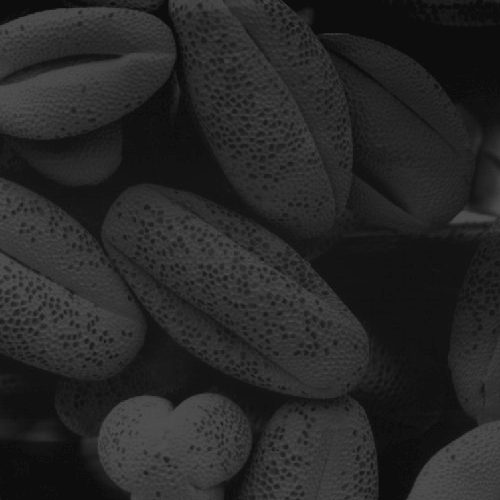
#> input picture question/a1images/shells.tif, 500 x 500 px
$ jupyter execute q6.ipynb   (shell and % lines are left out)   (older library calls are emulated)
#> lines starting #> are read from the running program, lines starting #| are printed output that depends on the picture
[cell 1]
import os
import cv2
import numpy as np
import matplotlib.pyplot as plt
from mpl_toolkits.mplot3d import Axes3D

# images sit in question/a1images/
IMG_DIR  = os.path.normpath(os.path.join(os.getcwd(), '..', 'question', 'a1images'))
SAVE_DIR = os.path.join(os.getcwd(), 'outputs')
os.makedirs(SAVE_DIR, exist_ok=True)

[cell 2]
# derivative of Gaussian: multiply the Gaussian by -x/sigma^2 to get dG/dx
# this gives a smooth edge detector — Gaussian first, then differentiate
# normalize by sum of absolute values so both kernels have the same scale
def dog_kernels(size, sigma):
    half = size // 2
    ax   = np.arange(-half, half + 1, dtype=np.float64)
    X, Y = np.meshgrid(ax, ax)
    G    = np.exp(-(X**2 + Y**2) / (2 * sigma**2))
    dGdx = (-X / sigma**2) * G
    dGdy = (-Y / sigma**2) * G
    return dGdx / np.abs(dGdx).sum(), dGdy / np.abs(dGdy).sum()

[cell 3]
# print 5x5 versions — dG/dx should be antisymmetric left-right,
# dG/dy antisymmetric top-bottom; also grab 51x51 for the surface plot
Kx5, Ky5   = dog_kernels(5, 2)
Kx51, Ky51 = dog_kernels(51, 2)

print('dG/dx  5x5:')
print(np.round(Kx5, 5))
print('\ndG/dy  5x5:')
print(np.round(Ky5, 5))

[cell 4]
# 3D surface of dG/dx — RdBu colormap shows the positive/negative lobes clearly
x    = np.arange(51)
X, Y = np.meshgrid(x, x)

fig = plt.figure(figsize=(8, 6))
ax  = fig.add_subplot(111, projection='3d')
ax.plot_surface(X, Y, Kx51, cmap='RdBu', linewidth=0)
ax.set_title('51×51 dG/dx kernel  σ=2')
ax.set_xlabel('x')
ax.set_ylabel('y')
ax.set_zlabel('value')
plt.tight_layout()
plt.savefig(os.path.join(SAVE_DIR, 'q6_dog_surface.png'), dpi=150)
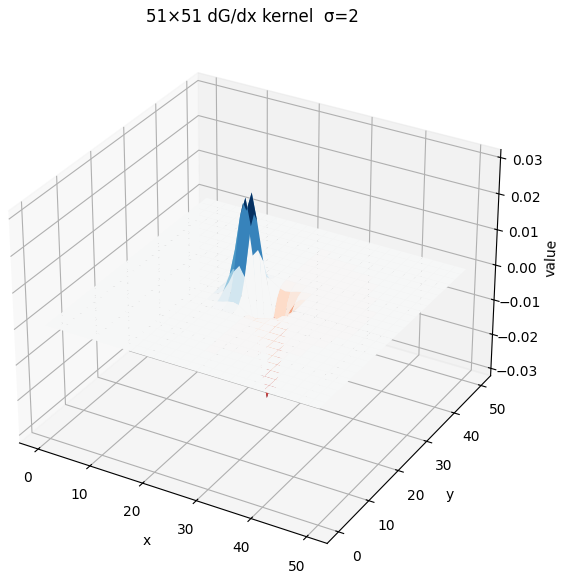
#> figure drawn by matplotlib, 1 panel
plt.show()

[cell 5]
# convolve shells.tif with our DoG kernels to get x and y gradients
# then do the same with Sobel so we can compare the two approaches
img   = cv2.imread(os.path.join(IMG_DIR, 'shells.tif'), cv2.IMREAD_GRAYSCALE)
#> img is the input picture: shape (500, 500); min 13, max 83, mean 38.7
img_f = img.astype(np.float32)
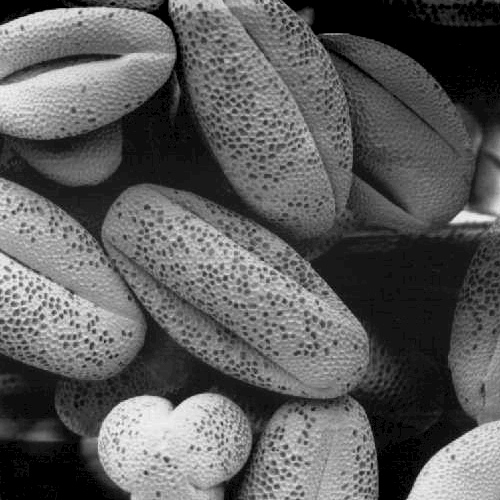
#> img_f: shape (500, 500) float32; min 13, max 83, mean 38.7; drawn with min black and max white

grad_x_dog = cv2.filter2D(img_f, cv2.CV_32F, Kx5.astype(np.float32))
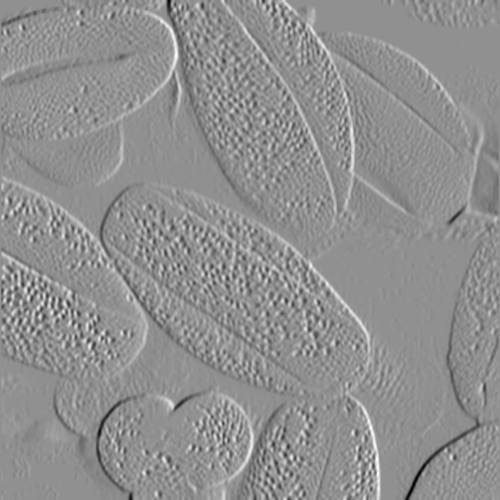
#> grad_x_dog: shape (500, 500) float32; min -22.02, max 16.91, mean 0.00808; drawn with min black and max white
grad_y_dog = cv2.filter2D(img_f, cv2.CV_32F, Ky5.astype(np.float32))
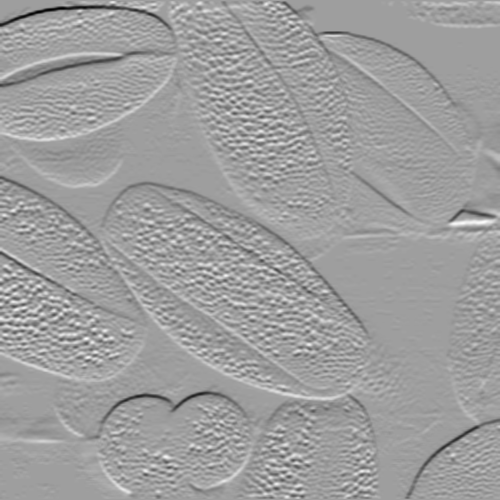
#> grad_y_dog: shape (500, 500) float32; min -28.92, max 17.67, mean -0.0435; drawn with min black and max white

sobel_x = cv2.Sobel(img, cv2.CV_32F, 1, 0, ksize=5)
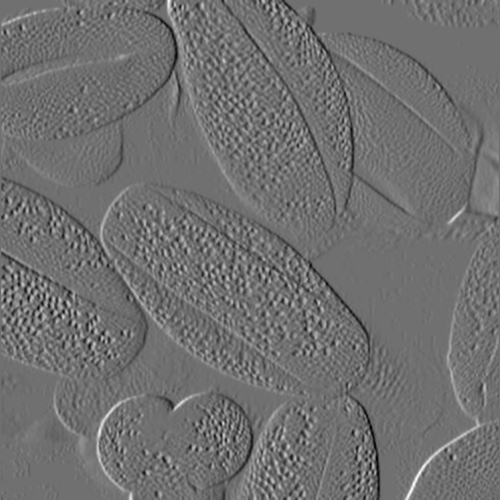
#> sobel_x: shape (500, 500) float32; min -1637, max 2078, mean -0.6; drawn with min black and max white
sobel_y = cv2.Sobel(img, cv2.CV_32F, 0, 1, ksize=5)
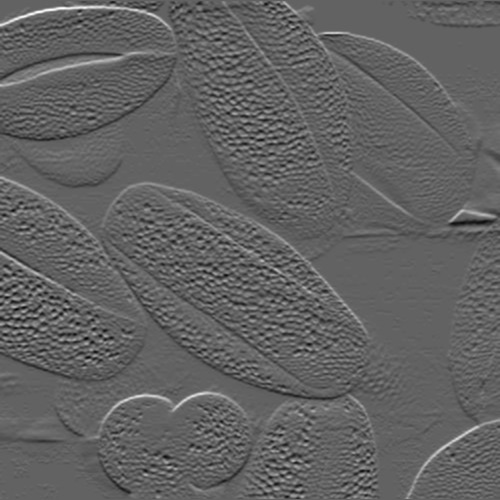
#> sobel_y: shape (500, 500) float32; min -1710, max 2725, mean 3.5; drawn with min black and max white

[cell 6]
# scale each response to [0, 255] just so they display nicely
# top row: DoG gradients; bottom row: Sobel for comparison
def norm_disp(arr):
    a = np.abs(arr)
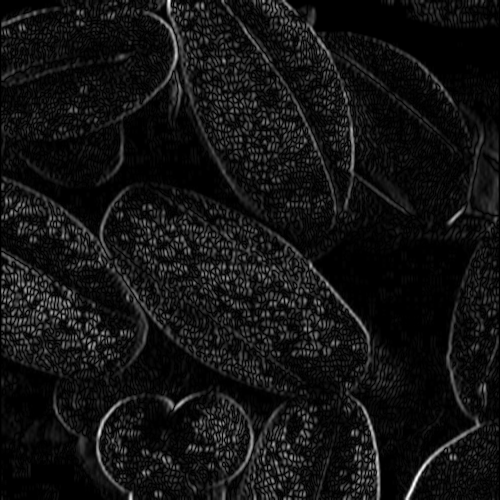
#> a: shape (500, 500) float32; min 0, max 22.02, mean 1.7; drawn with min black and max white
    return (a / a.max() * 255).astype(np.uint8)

fig, axes = plt.subplots(2, 3, figsize=(14, 8))

axes[0, 0].imshow(img, cmap='gray')
axes[0, 0].set_title('Original')
axes[0, 0].axis('off')

axes[0, 1].imshow(norm_disp(grad_x_dog), cmap='gray')
axes[0, 1].set_title('DoG  x-direction')
axes[0, 1].axis('off')

axes[0, 2].imshow(norm_disp(grad_y_dog), cmap='gray')
#> in norm_disp (call 2), `a = np.abs(arr)`:
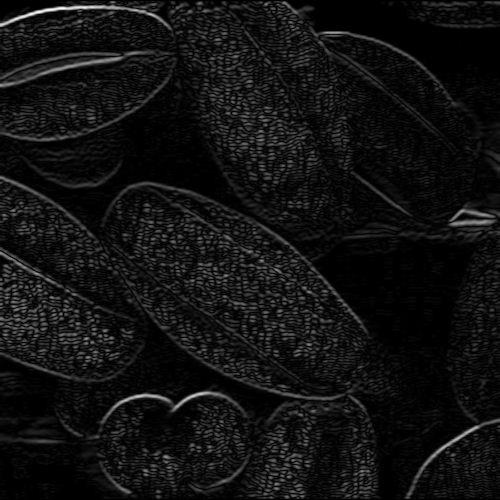
#> a: shape (500, 500) float32; min 0, max 28.92, mean 2; drawn with min black and max white
axes[0, 2].set_title('DoG  y-direction')
axes[0, 2].axis('off')

axes[1, 0].axis('off')

axes[1, 1].imshow(norm_disp(sobel_x), cmap='gray')
axes[1, 1].set_title('Sobel  x-direction')
axes[1, 1].axis('off')

axes[1, 2].imshow(norm_disp(sobel_y), cmap='gray')
axes[1, 2].set_title('Sobel  y-direction')
axes[1, 2].axis('off')

plt.tight_layout()
plt.savefig(os.path.join(SAVE_DIR, 'q6_gradients.png'), dpi=150)
plt.show()
